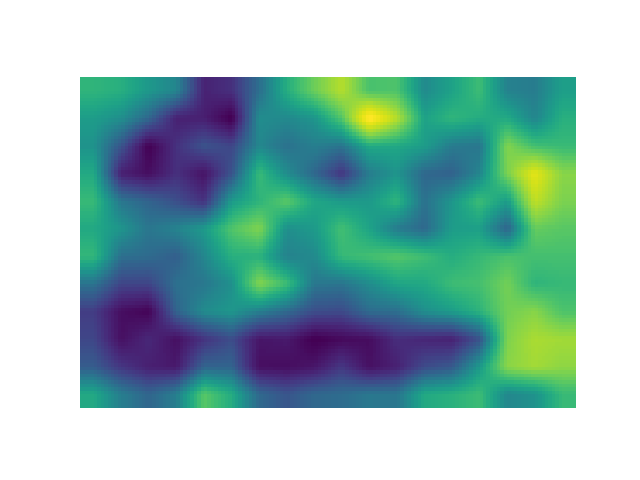
#> input picture decoder_tensor_image.png, 640 x 480 px, found by its file name; its folder holds 3 pictures in this run
$ jupyter execute --allow-errors 'Color Synthetic All_Color_Shift.ipynb'   (shell and % lines are left out)
#> lines starting #> are read from the running program, lines starting #| are printed output that depends on the picture; after the words box and inside, x2 and y2 are one past the last pixel; in counts of white or black regions, pixels touching at a corner belong together; pictures that were not available may be replaced by others from this repository, and a replacement may not be noted
[cell 1]
from google.colab import drive
drive.mount('/content/drive')

[cell 2]
current_path = '/content/drive/My Drive/Colab Notebooks/Project_GANder/gankook_cuda/semantic-segmentation-pytorch/'

import os

os.chdir(current_path)

### Refer Data Rotation & Rescaling

[cell 3]
object_ = 'ceiling'
refer_path = './refer_data/' + object_ + '/'

scale_factor = 5
rotate_factor = 15

import os
import cv2
from PIL import Image
import matplotlib.pyplot as plt
import numpy as np
import random
import os

try:
  os.makedirs(refer_path + 'scaled/')

except Exception as e:
  print(e)

for index, refer_image in enumerate(os.listdir(refer_path)):

  if os.path.isdir(refer_path + refer_image):
    continue
  if not refer_image.endswith('.jpg'):
    continue

  refer = Image.open(refer_path + refer_image)
  # [6 lines of commented-out code are left out]
  refer = np.asarray(refer)
  # print(refer.shape)
  refer = np.tile(refer, (scale_factor, scale_factor, 1))
  # print(scaled_refer.shape)

  refer = Image.fromarray(refer)
  refer_org = np.asarray(refer.copy())

  refer = refer.rotate(rotate_factor)
  refer = np.asarray(refer)

  #   회전 이전의 그림의 중심으로한 원에 내접하는 정사각형을 추출한다 -> final refer data     #
  center_p = (int(refer.shape[0] / 2), int(refer.shape[1] / 2))
  # print(center_p)
  radius = min(center_p)
  # print(radius)
  half_square_edge = radius / (2 ** 0.5)
  # square_point =
  min_x, max_x = center_p[0] - half_square_edge, center_p[0] + half_square_edge
  min_y, max_y = center_p[1] - half_square_edge, center_p[1] + half_square_edge

  # [6 lines of commented-out code are left out]

  refer = refer[int(min_x):int(max_x), int(min_y):int(max_y)]

  # refer = refer.resize((np.asarray(refer).shape[0] * 2, np.asarray(refer).shape[1] * 2))
  plt.imshow(refer)
  plt.show()

  Image.fromarray(refer).save(refer_path + 'scaled/' + refer_image)

  # break

### Randomic Synthetic Image

[cell 4]
import cv2
from PIL import Image
import matplotlib.pyplot as plt
import numpy as np
import random
import os

def min_max_scale(x):

  scaled_x = (x - x.min()) / (x.max() - x.min())
  return scaled_x

object_ = 'wall'

#     Image Version     #
# mask_path = './test_result/' + object_ + '/'
mask_path = './mask_data/' + object_ + '/'
# refer_path = './refer_data/' + object_ + '/'
refer_path = './refer_data/' + object_ + '/' + 'scaled/'
save_path = mask_path.replace('mask_data', 'syn_result')

#     Video Version     #
# mask_path = './video_result/6/' + object_ + '/'
# refer_path = './refer_data/' + object_ + '/'
# # refer_path = './refer_data/' + object_ + '/' + 'scaled/'
# save_path = mask_path.replace('video_result', 'video_syn_result')

refer_shift = False

try:
  os.makedirs(save_path)

except Exception as e:
  print(e)


mask_list = list()
color_number_list = np.arange(190, 256)

refer_list = list()
for index in range(4):
  rand_color_list = list()
  for i in range(3):
    rand_color_list.append(random.choice(color_number_list))
  rand_color = np.array(rand_color_list).reshape(1, -1)
  refer_list.append(rand_color)
#> further down, image is the input picture: PIL image 640x480 RGBA; mean R, G, B, A 149.3, 189, 185.5, 255
#> `org, mask_img = np.split(np.array(image), 2, axis=1)`:
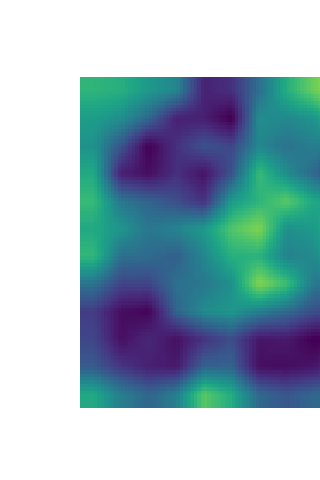
#> org: shape (480, 320, 4); mean R, G, B, A 149.8, 178.3, 190.7, 255
#> `org, mask_img = np.split(np.array(image), 2, axis=1)`:
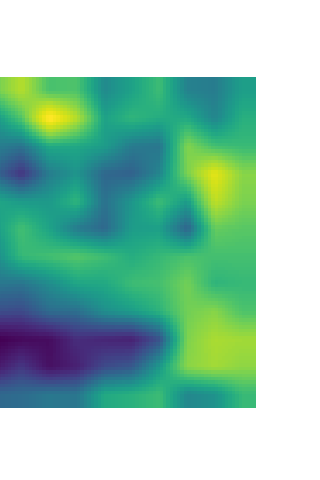
#> mask_img: shape (480, 320, 4); mean R, G, B, A 148.9, 199.7, 180.2, 255
#> `binary_mask = cv2.cvtColor(mask_img, cv2.COLOR_RGB2GRAY)`:
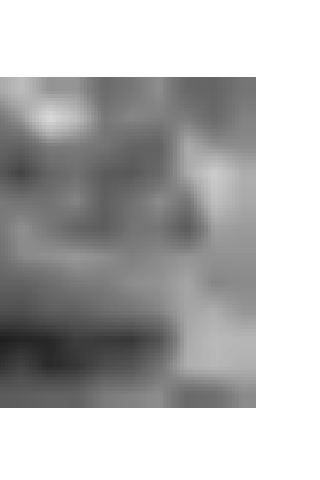
#> binary_mask: shape (480, 320); min 30, max 255, mean 182.3

#> (the rest of this cell did not finish here and is left out)

### Image to Video

[cell 5]
import cv2
import numpy as np
import glob
import os


video_path = 'video_syn_result/6/' + object_ + '/'

image_list = glob.glob(video_path + '*.jpg')
img_array = []
for i in range(len(image_list)):
  try:
    filename = video_path + '0_%s.0.jpg' % (i + 1)
    print('filename:', filename)
    img = cv2.imread(filename)
    height, width, layers = img.shape
    size = (width,height)
    img_array.append(img)

  except:
    pass


#> (the rest of this cell did not finish here and is left out)

### Warp Affine

[cell 6]
import imutils

for mask in os.listdir(mask_path):
  # print(mask)

  # mask_img = cv2.imread(mask_path + mask)
  mask_img = Image.open(mask_path + mask)
  org, mask_img = np.split(np.array(mask_img), 2, axis=1)
  mask_img = mask_img[:mask_img.shape[0] - 10, :mask_img.shape[1] - 10]
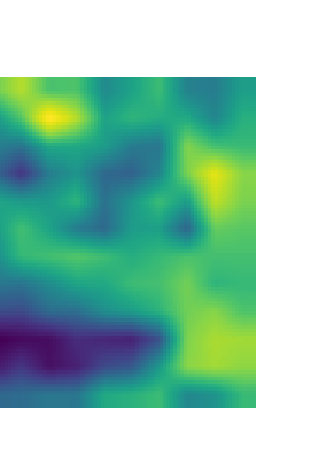
#> mask_img: shape (470, 310, 4); mean R, G, B, A 143.1, 196.7, 176.2, 255
  # plt.imshow(mask_img)
  # plt.show()

  gray = cv2.cvtColor(mask_img, cv2.COLOR_RGB2GRAY)
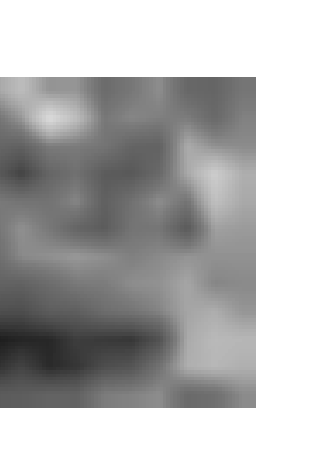
#> gray: shape (470, 310); min 30, max 255, mean 178.3
  # gray = cv2.cvtColor(mask_img.astype(np.float32), cv2.COLOR_RGB2GRAY) * 255
  ret, thr = cv2.threshold(gray, 127, 255, cv2.THRESH_BINARY)
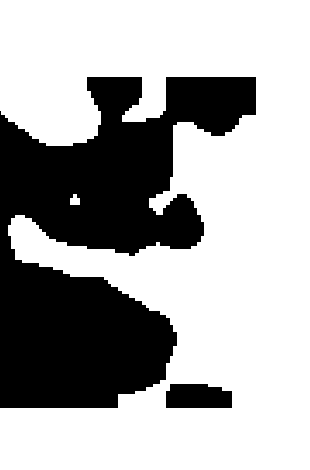
#> thr: shape (470, 310); 66.6% white; 2 black regions
  # [5 lines of commented-out code are left out]

  contours, _ = cv2.findContours(thr, cv2.RETR_TREE, cv2.CHAIN_APPROX_SIMPLE)
#> contours = 3 contours; box (x1, y1, x2, y2) and area: (0, 0, 310, 470) 96902, (165, 383, 233, 409) 1532, (70, 194, 80, 205) 67
  # print(contours.shape)

  #          Find Max Height Contour Point       #
  # max_height_point = np.array([[mask_img.shape[0], mask_img.shape[1]]])
  max_height_point = np.array([[0, 0]])
  # print(max_height_point)
  for contour in contours:
    # print(contour.shape)
    for point in contour:
      # print(point[0][1], max_height_point[0][1])
      # if 0 < point[0][1] <= max_height_point[0][1]:
      if point[0][1] >= max_height_point[0][1]:
        # print(max_height_point[0][1])
        # print('point[0][1] >= max_height_point[0][1] :', point[0][1] >= max_height_point[0][1])
        max_height_point = point
      # print(point)
      # break
    ctr = contour.astype(np.int32)
    cv2.drawContours(mask_img, [ctr], -1, (255, 0, 0), 5)
#> this loop made 3 passes
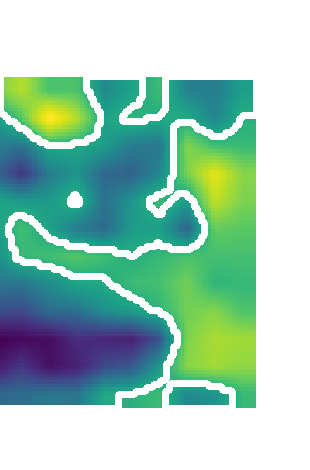
#> mask_img: shape (470, 310, 4); 11.69% of pixels changed, all inside (x1, y1, x2, y2) = (0, 0, 310, 470); transparent parts drawn white
#> after the loop, max_height_point = [[309, 469]]
    # [4 lines of commented-out code are left out]
  cv2.circle(mask_img, (max_height_point[0][0], max_height_point[0][1]), 10, (255, 255, 0), -1)
#> mask_img: shape (470, 310, 4); 0.06% of pixels changed, all inside (x1, y1, x2, y2) = (299, 459, 310, 470)

  # [10 lines of commented-out code are left out]

  epsilon1 = 0.03 * cv2.arcLength(contours[0], True)
#> epsilon1 = 1.1
  approx1 = cv2.approxPolyDP(contours[0], epsilon1, True)
#> approx1 = [[73, 194], [73, 197], [70, 198], [70, 204], [79, 204], [79, 198], [76, 197], [76, 194]]

  # [6 lines of commented-out code are left out]
  pts1 = np.float32([[max_height_point[0][0], max_height_point[0][1]], [0, 0], [gray.shape[1], 0]])
#> pts1 = [[309, 469], [0, 0], [310, 0]]
  pts2 = np.float32([[max_height_point[0][0], gray.shape[0]], [0, 0], [gray.shape[1], 0]])
#> pts2 = [[309, 470], [0, 0], [310, 0]]
  print(pts1, pts2)
#| [[309. 469.]
#|  [  0.   0.]
#|  [310.   0.]] [[309. 470.]
#|  [  0.   0.]
#|  [310.   0.]]
  print(max_height_point)
#| [[309 469]]

  matrix = cv2.getAffineTransform(pts2, pts1)
#> matrix = [[1, 0, 0], [0, 0.998, 0]]

  refer_image = '5f0f768b52b5fa3fd09c48e5b6409a09.jpg'
  refer = Image.open(refer_path + refer_image)
  refer = refer.resize(img_size)
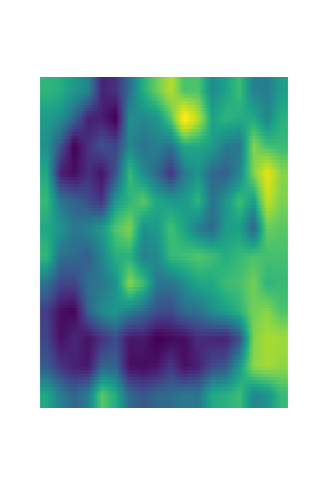
#> refer: PIL image 320x480 RGBA; mean R, G, B, A 149.3, 189, 185.5, 255

  plt.imshow(refer)
  plt.show()
  refer = np.asarray(refer)
  refer = cv2.warpAffine(refer, matrix, (refer.shape[1], refer.shape[0]))
#> refer: shape (480, 320, 4)


  # thr = cv2.cvtColor(thr, cv2.COLOR_GRAY2RGB)
  # plt.imshow(final_img)
  # plt.imshow(thr)
  plt.imshow(mask_img)
  # plt.imshow(gray)
  # plt.axis('off')
  plt.show()
  plt.imshow(refer)
  plt.show()
  break

### Data Moving

#> (a cell that did not finish here is left out)

[cell 8]
import random

# rand_refer_list = random.sample([1, 2, 3, 4, 5, 6, 7, 8, 9], 5)
# print(rand_refer_list)

w, h  = 256, 256

import numpy as np

color_number_list = np.arange(256)
# print(color_number_list)
rand_color = list()
for i in range(3):
  rand_color.append(random.choice(color_number_list))

rand_color = np.array(rand_color).reshape(1, -1)
print(rand_color)

refer = np.tile(rand_color, (w, h, 1))
# print(refer)

import matplotlib.pyplot as plt

plt.imshow(refer)
plt.show()
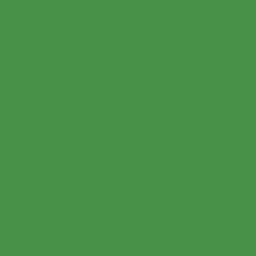
#> shown: shape (256, 256, 3); mean R, G, B 71, 144, 71
# print([i for i in )

print(np.arange(1, 4))
